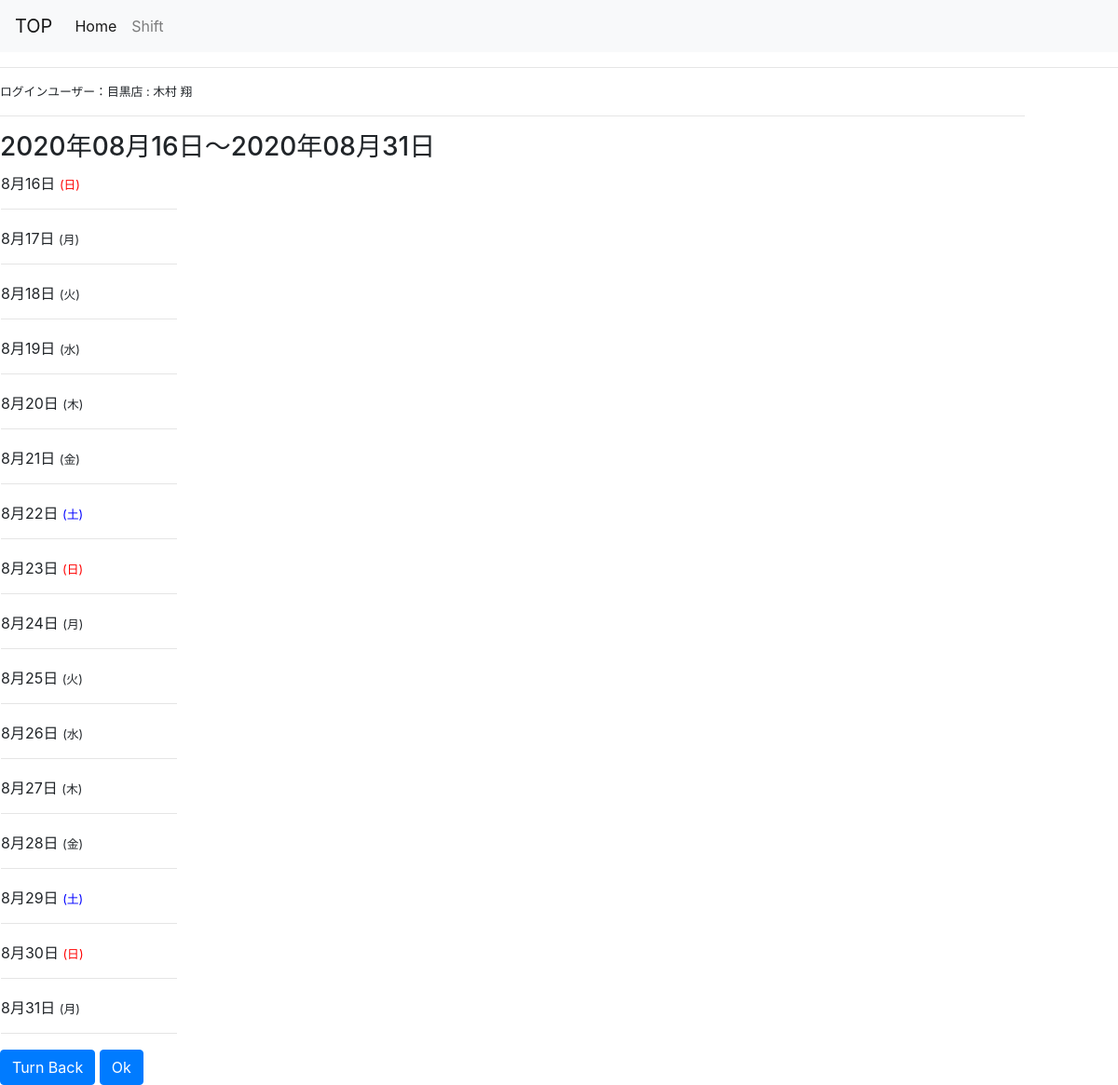
Page /user/1/week_with_schedule/ on the committed database.
### register/models.py (models this page shows, shortened)
class User(AbstractBaseUser, PermissionsMixin):
    email = models.EmailField(_('email address'), unique=True)
    first_name = models.CharField(_('first name'), max_length=30, blank=True)
    last_name = models.CharField(_('last name'), max_length=150, blank=True)
    is_staff = models.BooleanField(
        _('staff status'),
        default=False,
        help_text=_(
            'Designates whether the user can log into this admin site.'),
    )
    is_active = models.BooleanField(
        _('active'),
        default=True,
        help_text=_(
            'Designates whether this user should be treated as active. '
            'Unselect this instead of deleting accounts.'
        ),
    )
    date_joined = models.DateTimeField(_('date joined'), default=timezone.now)
    objects = CustomUserManager()
    EMAIL_FIELD = 'email'
    USERNAME_FIELD = 'email'
    REQUIRED_FIELDS = []
    class Meta:
        verbose_name = _('user')
        verbose_name_plural = _('users')

class Shops(models.Model):
    SHOP_CHOICES = (
    ('1', '目黒'),
    ('2', '狛江'),
    ('3', '神保町'),
    ('4', '上野広小路'),
    ('5', '北千住'),)
    shop = models.CharField("店舗", max_length=3,choices=SHOP_CHOICES, blank=True,default=1)
    user = models.OneToOneField(settings.AUTH_USER_MODEL,on_delete=models.CASCADE,)

### app/views.py (the view)
# urls.py: path('user/<int:user_pk>/week_with_schedule/', views.WeekWithScheduleCalendar.as_view(), name='week_with_schedule'),
class WeekWithScheduleCalendar(mixins.WeekWithScheduleMixin, generic.TemplateView):
    template_name = 'app/week_with_schedule.html'
    model = Schedule
    date_field = 'date'
    def get_context_data(self, **kwargs):
        context = super().get_context_data(**kwargs)
        context['user'] = get_object_or_404(User, pk=self.kwargs['user_pk'])
        calendar_context = self.get_week_calendar()
        context.update(calendar_context)
        return context

### app/mixins.py (called while the page is built)
    def setup_calendar(self):
        self._calendar = calendar.Calendar(self.first_weekday)

    def get_previous_week(self, date):
        if date.month == 1 and date.day ==16:
            return date.replace(year=date.year-1, month=12,day=16)
        if date.month == 1 and date.day ==1:
            return date.replace(year=date.year-1, month=12,day=1)
        if date.day == 16:
            return date.replace(month =date.month -1 ,day = 16)
        if date.day == 1:
            return date.replace(month =date.month -1 ,day = 1)

    def name(self):
        weekname=['月','火','水','木','金','土','日']
        name=[]
        week=[]
        day = self.get_week_days()
        for l in day:
            name.append(l.weekday())
        for nn in name:
            week.append(weekname[nn])
        return week

    def get_week_calendar(self):
        self.setup_calendar()
        days = self.get_week_days()
        first = days[0]
        last = days[-1]
        ago = self.get_previous_week(first)
        calendar_data = {
            'now': datetime.date.today(),
            'week_days': days,
            'week_previous': ago,
            'week_next': first ,
            'week_names': self.name(),
            'week_first': first,
            'week_last': last,
        }
        return calendar_data

    def get_week_schedules(self, start, end, days):
        lookup = {
            '{}__range'.format(self.date_field): (start, end),
            'user__pk': self.kwargs.get('user_pk'),
        }
        queryset = self.model.objects.filter(**lookup)
        day_schedules = {day: [] for day in days}
        for schedule in queryset:
            schedule_date = getattr(schedule, self.date_field)
            day_schedules[schedule_date].append(schedule)
        return day_schedules

    def get_week_calendar(self):
        calendar_context = super().get_week_calendar()
        calendar_context['week_day_schedules'] = self.get_week_schedules(
            calendar_context['week_first'],
            calendar_context['week_last'],
            calendar_context['week_days']
        )
        return calendar_context

### app/templates/app/week_with_schedule.html (shortened to what this page needs)
{% extends "register/base.html" %}
{% block content %}
    <h3>{{ week_first | date:"Y年m月d日" }}〜{{ week_last | date:"Y年m月d日" }}</h3>
    <table>
        <tbody>
            {% for day,schedules in week_day_schedules.items %}
        <tr>
            <td><div class="mgr-10">  {{ day | date:"n" }}月{{day |date:"j"}}日
                {% if day|date:"D" == "日" %}
                <small>
                    <span style="color: #F00;">({{ day | date:"D" }})</span>
                </small>
                {% elif day|date:"D" == "土" %}
                <small>
                    <span style="color:#0000FF">({{ day | date:"D" }})</span>
                </small>
                {% else %}
                <small>
                ({{ day|date:"D" }})
            </small>
               {% endif %}
            </div><hr></td>
        {% endfor %}
        </tbody>
    </table>
        <a href="{% url 'app:month_with_forms' user.pk %}" >
        <button type="submit" class="btn btn-primary">Turn Back</button></a>
        <a href="{% url 'register:top' %}" >
            <button type="submit" class="btn btn-primary">Ok</button></a>
{% endblock %}

### register/templates/register/base.html (shortened to what this page needs)
{% load static %}
<head>
    <link rel="stylesheet" href="https://stackpath.bootstrapcdn.com/bootstrap/4.3.1/css/bootstrap.min.css">
<head>
  {% if user.is_superuser %}
    <nav class="navbar navbar-expand-lg navbar-light bg-light">
        <a class="navbar-brand" href="#">TOP</a>
        <button class="navbar-toggler" type="button" data-toggle="collapse" data-target="#navbarNavDropdown" aria-controls="navbarNavDropdown" aria-expanded="false" aria-label="Toggle navigation">
          <span class="navbar-toggler-icon"></span>
        </button>
        <div class="collapse navbar-collapse" id="navbarNavDropdown">
          <ul class="navbar-nav">
            <li class="nav-item active">
              <a class="nav-link" href="{% url 'register:top' %}">Home <span class="sr-only">(current)</span></a>
            </li>
            <li class="nav-item">
              <a class="nav-link" href="{% url 'register:user_list'%}">UserList</a>
            </li>
            <li class="nav-item">
              <a class="nav-link" href="{% url 'app:month_with_forms' user.pk  %}">Shift</a>
            </li>
            <li class="nav-item">
              <a class="nav-link" href="{% url 'app:shift_list' %}">Shift確認</a>
            </li>
            <li class="nav-item dropdown">
              <a class="nav-link dropdown-toggle" href="#" id="navbarDropdownMenuLink" role="button" data-toggle="dropdown" aria-haspopup="true" aria-expanded="false">
                Dropdown link
              </a>
              <div class="dropdown-menu" aria-labelledby="navbarDropdownMenuLink">
                <a class="dropdown-item" href="{% url 'data:data_list' %}">Action</a>
                <a class="dropdown-item" href="{% url 'data:upload' %}">csv_upload</a>
                <a class="dropdown-item" href="{% url 'app:shop_config' user.shops.shop %}">Config</a>
                <a class="dropdown-item" href="{% url 'app:shop_config' user.shops.shop %}">Config更新</a>
                <a class="dropdown-item" href="{% url 'app:day_config' user.shops.shop %}">Day Config</a>
                <a class="dropdown-item" href="#">Something else here</a>
              </div></li>
              </ul>
        </div>
      </nav><hr>
      <div class="mgr-10"><small>ログインユーザー：{{user.shops.get_shop_display}}店&nbsp;:&nbsp;{{ user.last_name }}&nbsp;{{user.first_name}}</small><hr></div>
  {% else %}
  <nav class="navbar navbar-expand-lg navbar-light bg-light">
    <a class="navbar-brand" href="#">TOP</a>
    <div class="collapse navbar-collapse" id="navbarNavDropdown">
      <ul class="navbar-nav">
        <li class="nav-item active">
          <a class="nav-link" href="{% url 'register:top' %}">Home <span class="sr-only">(current)</span></a>
        </li>
        <li class="nav-item">
          <a class="nav-link" href="{% url 'app:month_with_forms' user.pk  %}">Shift</a>
        </li>
          </div></li>
  </nav><hr>
  <div class="mgr-10"><small>ログインユーザー：{{user.shops.get_shop_display}}店&nbsp;:&nbsp;{{ user.last_name }}&nbsp;{{user.first_name}}</small><hr></div>
      {% endif %}
        {% block content %}{% endblock %}</div>
</html>

### register/templates/register/base.html (style rules this page uses)
.mgr-10 { margin-right : 100px; }

### app/templates/app/week_with_schedule.html (style rules this page uses)
.mgr-10 { margin-right : 100px; }

### rows in the picture
User: shops.shop "目黒", last_name "木村", first_name "翔"

### other values in the picture
{{ week_first | date:"Y年m月d日" }} "2020年08月16日"
{{ week_last | date:"Y年m月d日" }} "2020年08月31日"
{{ day | date:"n" }} "8" "8" "8" "8" "8" "8" "8" "8" "8" "8" "8" "8" "8" "8" "8" "8"
{{ day |date:"j" }} "16" "17" "18" "19" "20" "21" "22" "23" "24" "25" "26" "27" "28" "29" "30" "31"
{{ day | date:"D" }} "日" "日" "日"
{{ day|date:"D" }} "月" "火" "水" "木" "金" "月" "火" "水" "木" "金" "月"
{{ day | date:"D" }} "土" "土"
